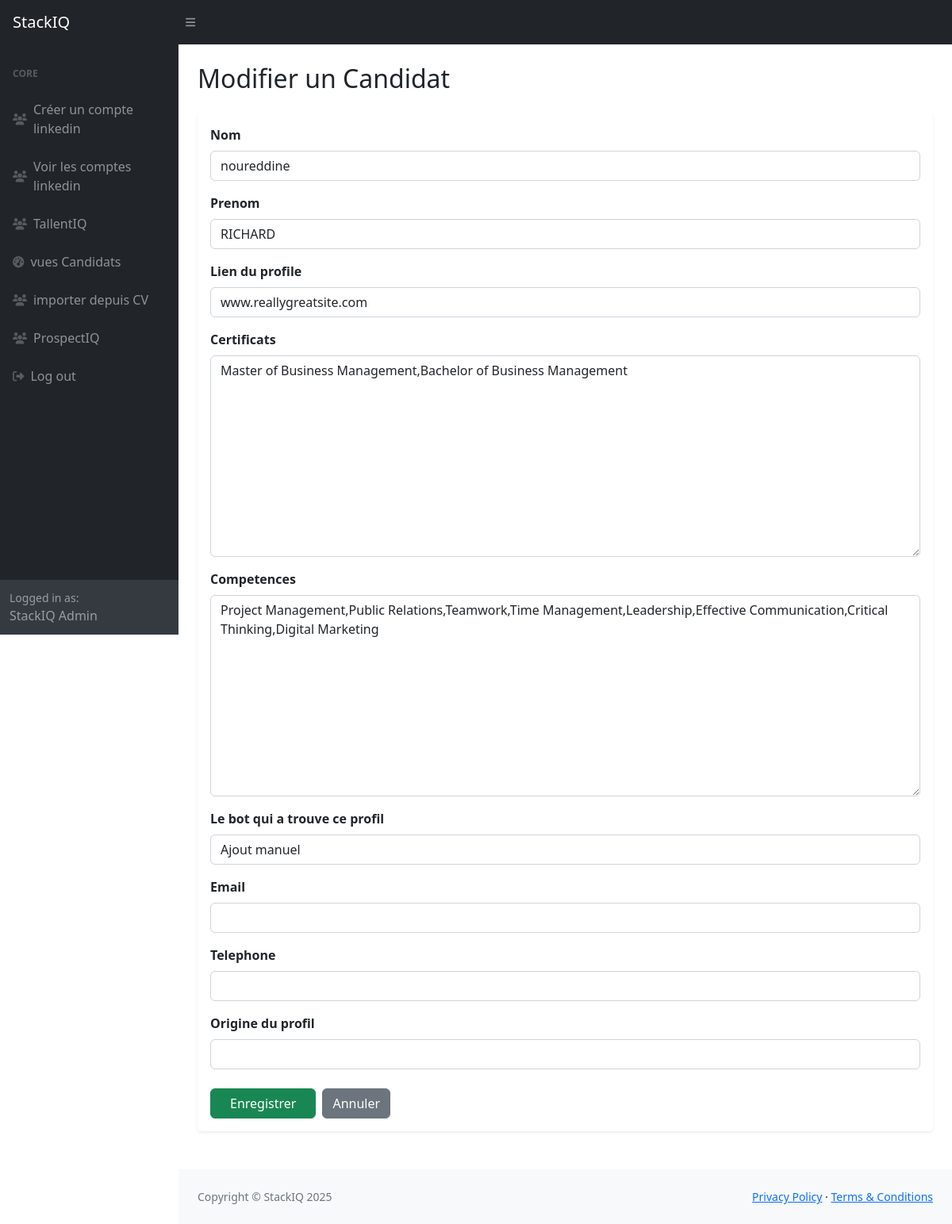
/candidats/modifier/7/ (signed in), run on the app's committed database.
### stackiq/models.py (models this page shows, shortened)
class Candidat(models.Model):
    nom = models.CharField(max_length=100)
    prenom = models.CharField(max_length=100)
    lien_du_profile = models.URLField(max_length=500)
    certificats = models.TextField(blank=True)
    competences = models.TextField(blank=True)
    le_bot_qui_a_trouve_ce_profil = models.CharField(max_length=100)
    email = models.EmailField(blank=True, null=True)
    telephone = models.CharField(max_length=20, blank=True)
    date_trouve = models.DateTimeField(auto_now_add=True)
    origine_du_profil = models.CharField(max_length=100, blank=True)

### dashboard/views.py (the view)
# urls.py: path('candidats/modifier/<int:candidat_id>/', views.modifier_candidat, name='modifier_candidat'),
@login_required
def modifier_candidat(request, candidat_id):
    print(f"MODIFICATION de {candidat_id}")
    candidat = get_object_or_404(Candidat, id=candidat_id)
    if request.method == 'POST':
        form = CandidatForm(request.POST, instance=candidat)
        if form.is_valid():
            form.save()
            return redirect('view_candidates')
    else:
        form = CandidatForm(instance=candidat)
    return render(request, 'dashboard/ajouter_candidat.html', {'form': form})

### stackiq/forms.py
class CandidatForm(forms.ModelForm):
    class Meta:
        model = Candidat
        fields = '__all__'

### dashboard/templates/dashboard/ajouter_candidat.html (shortened to what this page needs)
{% load static %}
{% load widget_tweaks %}
<!DOCTYPE html>
<html lang="fr">
<head>
    <link href="https://cdn.jsdelivr.net/npm/simple-datatables@7.1.2/dist/style.min.css" rel="stylesheet" />
    <link href="{% static 'dashboard/css/styles.css' %}" rel="stylesheet" />
</head>
<body class="sb-nav-fixed">
    <nav class="sb-topnav navbar navbar-expand navbar-dark bg-dark">
        <a class="navbar-brand ps-3" href="#">StackIQ</a>
        <button class="btn btn-link btn-sm order-1 order-lg-0 me-4 me-lg-0" id="sidebarToggle"><i class="fas fa-bars"></i></button>
    </nav>
    <div id="layoutSidenav">
        <div id="layoutSidenav_nav">
            <nav class="sb-sidenav accordion sb-sidenav-dark" id="sidenavAccordion">
                <div class="sb-sidenav-menu">
                    <div class="nav">
                        <div class="sb-sidenav-menu-heading">Core</div>
                        <a class="nav-link" href="{% url 'createlinkedin' %}">
                            <div class="sb-nav-link-icon"><i class="fas fa-users"></i></div>
                            Créer un compte linkedin
                        </a>
                        <a class="nav-link" href="{% url 'voirlinkedin' %}">
                            <div class="sb-nav-link-icon"><i class="fas fa-users"></i></div>
                            Voir les comptes linkedin
                        </a>
                        <a class="nav-link" href="{% url 'home' %}">
                            <div class="sb-nav-link-icon"><i class="fas fa-users"></i></div>
                            TallentIQ
                        </a>
                        <a class="nav-link" href="{% url 'view_candidates' %}">
                            <div class="sb-nav-link-icon"><i class="fas fa-tachometer-alt"></i></div>
                            vues Candidats
                        </a>
                        <a class="nav-link" href="{% url 'importcv' %}">
                            <div class="sb-nav-link-icon"><i class="fas fa-users"></i></div>
                            importer depuis CV
                        </a>
                        <a class="nav-link" href="{% url 'prospectiq' %}">
                            <div class="sb-nav-link-icon"><i class="fas fa-users"></i></div>
                            ProspectIQ
                        </a>
                        <a class="nav-link" href="{% url 'logout' %}">
                            <div class="sb-nav-link-icon"><i class="fas fa-sign-out-alt"></i></div>
                            Log out
                        </a>
                    </div>
                </div>
                <div class="sb-sidenav-footer">
                    <div class="small">Logged in as:</div>
                    StackIQ Admin
                </div>
            </nav>
        </div>
        <div id="layoutSidenav_content">
            <main>
                <div class="container-fluid px-4 mt-4">
    <h2 class="mb-4">{% if form.instance.id %}Modifier{% else %}Ajouter{% endif %} un Candidat</h2>
    <div class="card shadow-sm border-0 mb-5">
        <div class="card-body">
            <form method="post" novalidate>
                {% for field in form %}
                    <div class="mb-3">
                        <label for="{{ field.id_for_label }}" class="form-label fw-semibold">
                            {{ field.label }}
                        </label>
                        {{ field|add_class:"form-control" }}
                    </div>
                {% endfor %}
                <div class="mt-4 d-flex gap-2">
                    <button type="submit" class="btn btn-success px-4">Enregistrer</button>
                    <a href="{% url 'view_candidates' %}" class="btn btn-secondary">Annuler</a>
                </div>
            </form>
        </div>
    </div>
</div>
            </main>
            <footer class="py-4 bg-light mt-auto">
                <div class="container-fluid px-4">
                    <div class="d-flex justify-content-between small">
                        <div class="text-muted">Copyright &copy; StackIQ 2025</div>
                        <div>
                            <a href="#">Privacy Policy</a>
                            &middot;
                            <a href="#">Terms & Conditions</a>
                        </div>
                    </div>
                </div>
            </footer>
        </div>
    </div>
</body>
</html>

### data on the page
Candidat: form "noureddine" "RICHARD" "www.reallygreatsite.com" "Master of Business Management,Bachelor of Business Management" "Project Management,Public Relations,Teamwork,Time Management,Leadership,Effective Communication,Critical Thinking,Digital Marketing" "Ajout manuel"

### other printed values
{{ field.label }} "Nom" "Prenom" "Lien du profile" "Certificats" "Competences" "Le bot qui a trouve ce profil" "Email" "Telephone" "Origine du profil"
